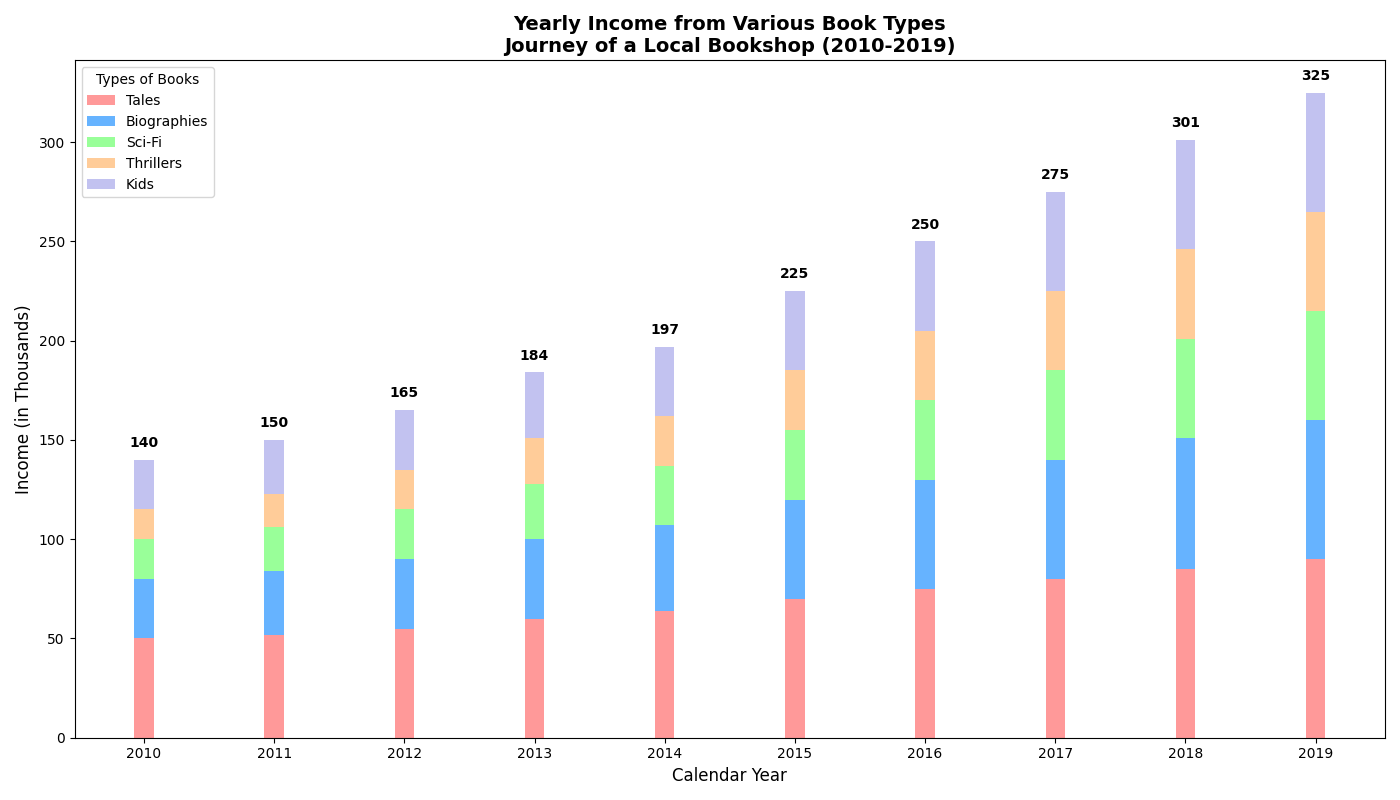

The Python source for this figure:
import matplotlib.pyplot as plt
import numpy as np

years = np.arange(2010, 2020)
book_types = ['Tales', 'Biographies', 'Sci-Fi', 'Thrillers', 'Kids']

revenue_data = np.array([
    [50, 52, 55, 60, 64, 70, 75, 80, 85, 90],
    [30, 32, 35, 40, 43, 50, 55, 60, 66, 70],
    [20, 22, 25, 28, 30, 35, 40, 45, 50, 55],
    [15, 17, 20, 23, 25, 30, 35, 40, 45, 50],
    [25, 27, 30, 33, 35, 40, 45, 50, 55, 60],
])

fig, ax = plt.subplots(figsize=(14, 8))
width = 0.15
positions = np.arange(len(years))
colors = ['#ff9999','#66b3ff','#99ff99','#ffcc99', '#c2c2f0']

bottoms = np.zeros(len(years))
for i, book_type in enumerate(book_types):
    ax.bar(positions, revenue_data[i], width, bottom=bottoms, color=colors[i], label=book_type)
    bottoms += revenue_data[i]

ax.set_xticks(positions)
ax.set_xticklabels(years)
ax.set_xlabel('Calendar Year', fontsize=12)
ax.set_ylabel('Income (in Thousands)', fontsize=12)
ax.set_title('Yearly Income from Various Book Types\nJourney of a Local Bookshop (2010-2019)', fontsize=14, fontweight='bold')
ax.legend(title='Types of Books', fontsize=10)

for i in range(len(years)):
    total_value = sum(revenue_data[:, i])
    ax.text(i, total_value + 5, f'{total_value}', ha='center', va='bottom', fontsize=10, fontweight='bold')

plt.tight_layout()
plt.show()
